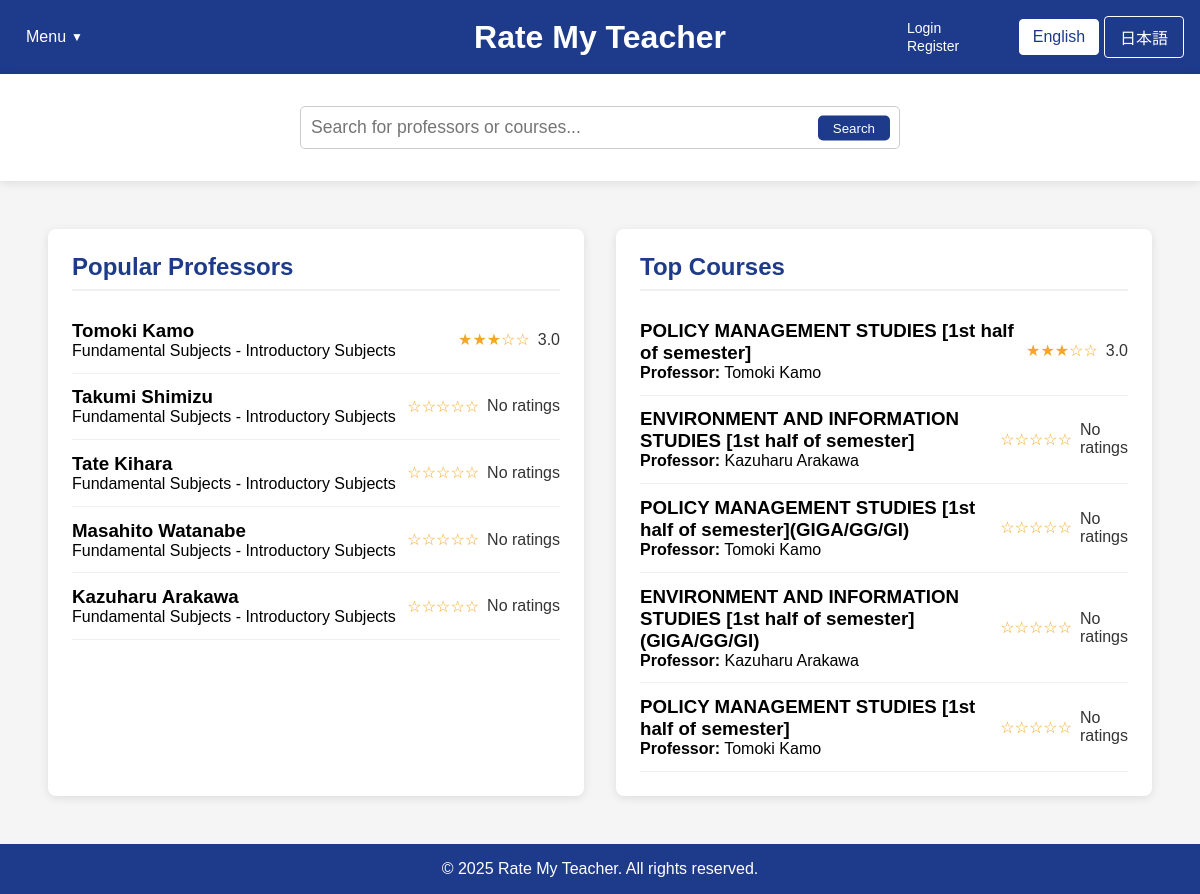
Page /home_fallback.php on the earlier database version.
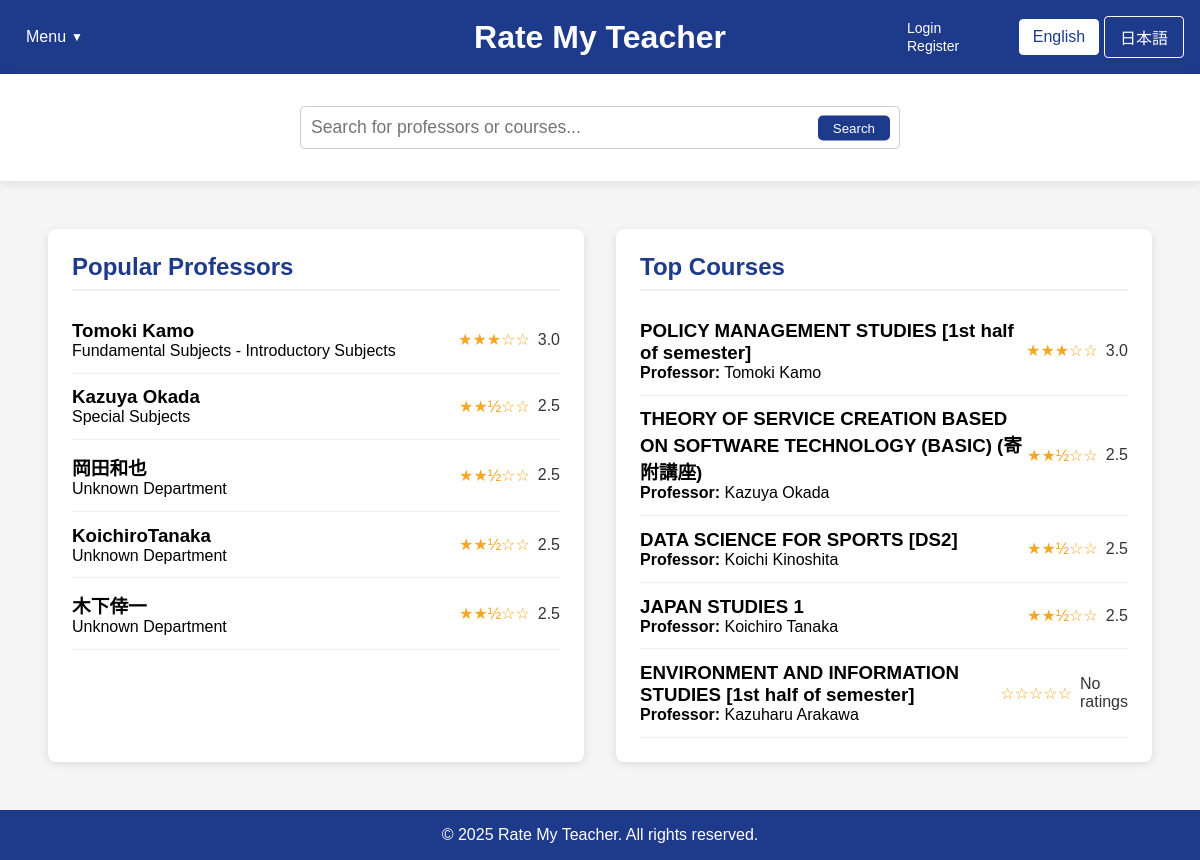
Same page on the later database version.
### tables this page shows
CREATE TABLE professors (
        id INTEGER PRIMARY KEY AUTOINCREMENT,
        name TEXT NOT NULL,
        department TEXT,
        bio TEXT,
        avg_content_quality REAL DEFAULT 0,
        avg_difficulty REAL DEFAULT 0,
        overall_rating REAL DEFAULT 0,
        review_count INTEGER DEFAULT 0
    );

CREATE TABLE courses (
        id INTEGER PRIMARY KEY AUTOINCREMENT,
        name TEXT NOT NULL,
        course_code TEXT,
        description TEXT,
        professor_id INTEGER,
        semester TEXT,
        avg_content_quality REAL DEFAULT 0,
        avg_difficulty REAL DEFAULT 0,
        overall_rating REAL DEFAULT 0,
        review_count INTEGER DEFAULT 0,
        FOREIGN KEY (professor_id) REFERENCES professors(id) ON DELETE SET NULL
    );

### home_fallback.php (the view, shortened to what the changed rows need)
<?php
$isLoggedIn = isset($_SESSION["loggedin"]) && $_SESSION["loggedin"] === true;
require_once 'config.php';
function getTopProfessors($limit = 5) {
    global $conn;
    $professors = [];
    try {
        $ratingCount = 0;
        $ratingCheckResult = $conn->query("SELECT COUNT(*) as count FROM ratings");
        if ($ratingCheckResult) {
            $ratingCountRow = $ratingCheckResult->fetchArray(SQLITE3_ASSOC);
            $ratingCount = $ratingCountRow['count'];
        }
        if ($ratingCount > 0) {
            $hasProfRatingColumns = false;
            $columnsResult = $conn->query("PRAGMA table_info(professors)");
            while ($col = $columnsResult->fetchArray(SQLITE3_ASSOC)) {
                if ($col['name'] === 'avg_content_quality' || $col['name'] === 'overall_rating') {
                    $hasProfRatingColumns = true;
                    break;
                }
            }
            if ($hasProfRatingColumns) {
                $stmt = $conn->prepare("
                    SELECT id, name, department,
                           COALESCE(overall_rating, (avg_content_quality + avg_difficulty) / 2) as avg_rating,
                           COALESCE(avg_content_quality, 0) as avg_content_quality,
                           COALESCE(avg_difficulty, 0) as avg_difficulty,
                           COALESCE(review_count, 0) as review_count
                    FROM professors
                    WHERE COALESCE(review_count, 0) > 0
                    ORDER BY avg_rating DESC, review_count DESC
                    LIMIT :limit
                ");
            }
            $stmt->bindValue(':limit', $limit, SQLITE3_INTEGER);
            $result = $stmt->execute();
            while ($row = $result->fetchArray(SQLITE3_ASSOC)) {
                if (isset($row['avg_rating']) && $row['avg_rating'] !== null) {
                    $row['avg_rating'] = number_format((float)$row['avg_rating'], 1);
                } else {
                    $row['avg_rating'] = "N/A";
                }
                $professors[] = $row;
            }
        }
        if (count($professors) < $limit) {
            $remaining = $limit - count($professors);
            $excludeIds = array_map(function($prof) {
                return $prof['id'];
            }, $professors);
            $excludeClause = count($excludeIds) > 0 ? "WHERE id NOT IN (" . implode(",", $excludeIds) . ")" : "";
            $stmt = $conn->prepare("
                SELECT id, name, department
                FROM professors
                $excludeClause
                LIMIT :limit
            ");
            $stmt->bindValue(':limit', $remaining, SQLITE3_INTEGER);
            $result = $stmt->execute();
            while ($row = $result->fetchArray(SQLITE3_ASSOC)) {
                $row['avg_rating'] = "N/A";
                $professors[] = $row;
            }
        }
    } catch (Exception $e) {
        error_log("Error fetching top professors: " . $e->getMessage());
    }
    return $professors;
}
function getTopCourses($limit = 5) {
    global $conn;
    $courses = [];
    try {
        $ratingCount = 0;
        $ratingCheckResult = $conn->query("SELECT COUNT(*) as count FROM ratings");
        if ($ratingCheckResult) {
            $ratingCountRow = $ratingCheckResult->fetchArray(SQLITE3_ASSOC);
            $ratingCount = $ratingCountRow['count'];
        }
        if ($ratingCount > 0) {
            $hasCourseRatingColumns = false;
            $columnsResult = $conn->query("PRAGMA table_info(courses)");
            while ($col = $columnsResult->fetchArray(SQLITE3_ASSOC)) {
                if ($col['name'] === 'avg_content_quality') {
                    $hasCourseRatingColumns = true;
                    break;
                }
            }
            if ($hasCourseRatingColumns) {
                $stmt = $conn->prepare("
                    SELECT c.id, c.name as course_name, c.course_code,
                        COALESCE(c.avg_content_quality, 0) as avg_content_quality,
                        COALESCE(c.avg_difficulty, 0) as avg_difficulty,
                        (COALESCE(c.avg_content_quality, 0) + (5 - COALESCE(c.avg_difficulty, 0))) / 2 as avg_rating,
                        COALESCE(c.review_count, 0) as review_count,
                        p.name as professor_name
                    FROM courses c
                    LEFT JOIN professors p ON c.professor_id = p.id
                    WHERE COALESCE(c.review_count, 0) > 0
                    ORDER BY avg_rating DESC, review_count DESC
                    LIMIT :limit
                ");
            }
            $stmt->bindValue(':limit', $limit, SQLITE3_INTEGER);
            $result = $stmt->execute();
            while ($row = $result->fetchArray(SQLITE3_ASSOC)) {
                if (isset($row['avg_rating']) && $row['avg_rating'] !== null) {
                    $row['avg_rating'] = number_format((float)$row['avg_rating'], 1);
                } else {
                    $row['avg_rating'] = "N/A";
                }
                $courses[] = $row;
            }
        }
        if (count($courses) < $limit) {
            $remaining = $limit - count($courses);
            $excludeIds = array_map(function($course) {
                return $course['id'];
            }, $courses);
            $excludeClause = count($excludeIds) > 0 ? "WHERE c.id NOT IN (" . implode(",", $excludeIds) . ")" : "";
            $stmt = $conn->prepare("
                SELECT c.id, c.name as course_name, c.course_code, p.name as professor_name
                FROM courses c
                LEFT JOIN professors p ON c.professor_id = p.id
                $excludeClause
                LIMIT :limit
            ");
            $stmt->bindValue(':limit', $remaining, SQLITE3_INTEGER);
            $result = $stmt->execute();
            while ($row = $result->fetchArray(SQLITE3_ASSOC)) {
                $row['avg_rating'] = "N/A";
                $courses[] = $row;
            }
        }
    } catch (Exception $e) {
        error_log("Error fetching top courses: " . $e->getMessage());
    }
    return $courses;
}
$topProfessors = getTopProfessors(5);
$topCourses = getTopCourses(5);
?>
<!DOCTYPE html>
<html lang="en">
<head>
    <link rel="stylesheet" href="css/style.css">
</head>
<body>
    <div class="container">
        <header>
                    <?php
                    $currentLang = isset($_COOKIE['language']) && $_COOKIE['language'] == 'ja' ? 'ja' : 'en';
                    ?>
            <div class="header-center">
                <div class="logo">
                    <h1><a href="home.php" style="color: white; text-decoration: none;"><?php echo $currentLang == 'ja' ? 'Rate My Teacher' : 'Rate My Teacher'; ?></a></h1>
                </div>
            </div>
        </header>
        <main style="flex: 1; display: flex; padding: 2rem;">
            <div id="popular-professors" class="content-box" style="flex: 1; background-color: white; margin: 1rem; padding: 1.5rem; border-radius: 8px; box-shadow: 0 2px 10px rgba(0,0,0,0.1);">
                <h2><?php echo $currentLang == 'ja' ? '人気の教授' : 'Popular Professors'; ?></h2>
                <div class="professor-list">
                    <?php foreach ($topProfessors as $professor): ?>
                    <a href="professor_page_template.php?name=<?php echo urlencode(str_replace(' ', '',$professor['name'])); ?>&lang=<?php echo $currentLang; ?>" style="text-decoration: none; color: inherit;">
                        <div class="professor-item" data-id="<?php echo $isLoggedIn ? $professor['id'] : 'login-required'; ?>">
                            <div>
                                <h3><?php echo htmlspecialchars($professor['name']); ?></h3>
                                <p><?php echo htmlspecialchars($professor['department'] ?? 'Unknown Department'); ?></p>
                            </div>
                            <div class="rating">
                                <?php
                                if ($professor['avg_rating'] !== 'N/A' && $professor['avg_rating'] > 0) {
                                    $fullStars = floor($professor['avg_rating']);
                                    $hasHalfStar = $professor['avg_rating'] - $fullStars >= 0.5;
                                    echo str_repeat('★', $fullStars);
                                    echo $hasHalfStar ? '½' : '';
                                    echo str_repeat('☆', 5 - $fullStars - ($hasHalfStar ? 1 : 0));
                                    echo ' <span>' . $professor['avg_rating'] . '</span>';
                                } else {
                                    echo '☆☆☆☆☆ <span>No ratings</span>';
                                }
                                ?>
                            </div>
                        </div>
                    </a>
                    <?php endforeach; ?>
                </div>
            </div>
            <div id="top-courses" class="content-box" style="flex: 1; background-color: white; margin: 1rem; padding: 1.5rem; border-radius: 8px; box-shadow: 0 2px 10px rgba(0,0,0,0.1);">
                <h2><?php echo $currentLang == 'ja' ? '人気のコース' : 'Top Courses'; ?></h2>
                <div class="course-list">
                    <?php foreach ($topCourses as $course): ?>
                    <a href="course.php?course=<?php echo urlencode($course['course_name'] ?? $course['name']); ?>&professor=<?php echo urlencode($course['professor_name'] ?? ''); ?>&lang=<?php echo $currentLang; ?>" style="text-decoration: none; color: inherit;">
                        <div class="course-item" data-id="<?php echo $isLoggedIn ? $course['id'] : 'login-required'; ?>">
                            <div>
                                <h3><?php echo htmlspecialchars($course['course_name'] ?? $course['name']); ?></h3>
                                <p><strong>Professor:</strong> <?php echo htmlspecialchars($course['professor_name'] ?? 'Unknown Professor'); ?></p>
                            </div>
                            <div class="rating">
                                <?php
                                if ($course['avg_rating'] !== 'N/A' && $course['avg_rating'] > 0) {
                                    $fullStars = floor($course['avg_rating']);
                                    $hasHalfStar = $course['avg_rating'] - $fullStars >= 0.5;
                                    echo str_repeat('★', $fullStars);
                                    echo $hasHalfStar ? '½' : '';
                                    echo str_repeat('☆', 5 - $fullStars - ($hasHalfStar ? 1 : 0));
                                    echo ' <span>' . $course['avg_rating'] . '</span>';
                                } else {
                                    echo '☆☆☆☆☆ <span>No ratings</span>';
                                }
                                ?>
                            </div>
                        </div>
                    </a>
                    <?php endforeach; ?>
                </div>
            </div>
        </main>
    </div>
</body>
</html>

Differences in the rows shown:
no longer on this page (row unchanged): professors: name "Takumi Shimizu", department "Fundamental Subjects - Introductory Subjects", shows "No ratings"
no longer on this page (row unchanged): professors: name "Tate Kihara", department "Fundamental Subjects - Introductory Subjects", shows "No ratings"
no longer on this page (row unchanged): professors: name "Masahito Watanabe", department "Fundamental Subjects - Introductory Subjects", shows "No ratings"
no longer on this page (row unchanged): professors: name "Kazuharu Arakawa", department "Fundamental Subjects - Introductory Subjects", shows "No ratings"
no longer on this page (row unchanged): courses: name "POLICY MANAGEMENT STUDIES [1st half of semester](GIGA/GG/GI)", professor.name "Tomoki Kamo", shows "No ratings"
no longer on this page (row unchanged): courses: name "ENVIRONMENT AND INFORMATION STUDIES [1st half of semester](GIGA/GG/GI)", professor.name "Kazuharu Arakawa", shows "No ratings"
no longer on this page (row unchanged): courses: name "POLICY MANAGEMENT STUDIES [1st half of semester]", professor.name "Tomoki Kamo", shows "No ratings"
now on this page (row edited): professors: name "Kazuya Okada", department "Special Subjects", fullStars "★★", shows "½", hasHalfStar "☆☆", avg_rating "2.5"
added professors: name "岡田和也", department "Unknown Department", fullStars "★★", shows "½", hasHalfStar "☆☆", avg_rating "2.5"
added professors: name "KoichiroTanaka", department "Unknown Department", fullStars "★★", shows "½", hasHalfStar "☆☆", avg_rating "2.5"
added professors: name "木下倖一", department "Unknown Department", fullStars "★★", shows "½", hasHalfStar "☆☆", avg_rating "2.5"
now on this page (row edited): courses: name "THEORY OF SERVICE CREATION BASED ON SOFTWARE TECHNOLOGY (BASIC) (寄附講座)", professor.name "Kazuya Okada", fullStars "★★", shows "½", hasHalfStar "☆☆", avg_rating "2.5"
now on this page (row edited): courses: name "DATA SCIENCE FOR SPORTS [DS2]", professor.name "Koichi Kinoshita", fullStars "★★", shows "½", hasHalfStar "☆☆", avg_rating "2.5"
now on this page (row edited): courses: name "JAPAN STUDIES 1", professor.name "Koichiro Tanaka", fullStars "★★", shows "½", hasHalfStar "☆☆", avg_rating "2.5"
